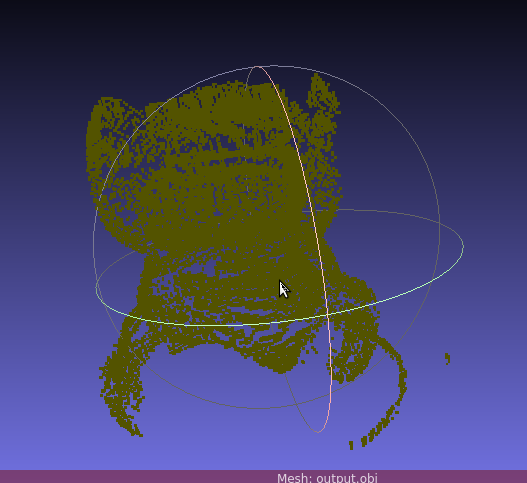
//> input picture Pruebas/prueba_campana.png, 527 x 483 px, given in place of img1.png, which was not available
$ ./codigo 3 Pruebas/prueba_campana.png 1   (built with g++ and OpenCV 4)
//> lines starting //> are read from the running program, lines starting //| are printed output that depends on the picture; after the words box and inside, x2 and y2 are one past the last pixel; in counts of white or black regions, pixels touching at a corner belong together; pictures that were not available may be replaced by others from this repository, and a replacement may not be noted
#include "opencv2/opencv.hpp"
#include "opencv2/opencv.hpp"
#include <sys/stat.h>
#include <dirent.h>
#include <stdio.h>
#include <iostream>
#include <vector>
#include <fstream>
#include <math.h>
#include <algorithm>

#define X first
#define Y second
#define show(X) cout << #X << " : " << X << endl;
#define PI 3.14159265
using namespace cv;
using namespace std;

typedef pair<float, float> point;
typedef vector<point> v_points;
typedef v_points VP;
vector<VP> VImg;
float rad, ang = 0;
string direccion_points;
int flag_ver_img = 0;
float angulo,mitad;

// escribir puntos en un fichero
void print_poits(v_points VP,int num_arch)
{
    int num_points = VP.size();
    string ruta = direccion_points+to_string(num_arch)+".txt";
    show(num_points);
    ofstream myfile;
    myfile.open(ruta);

    for (int i = 0; i < VP.size(); i++)
    {
        pair<float, float> p1;
        // ro = b/sin(theta)
        VP[i].first = (VP[i].first - mitad)/sin(angulo*PI/180);

        float rx = VP[i].first * cos(rad);
        float ry = VP[i].first * sin(rad);

		myfile << rx <<" "<< ry <<" "<< VP[i].second <<'\n';
    }

    myfile.close();
}

void load_images(string ruta, int num_arch)
{
//> called with ruta = "Pruebas/prueba_campana.png/img1.png", num_arch = 1
    int threshold = 800;
    Mat img = imread(ruta);
//> img is the input picture: 483 rows x 527 cols, CV_8UC3; mean B, G, R 96, 66.2, 67.7
    imshow("img", img); //imagen original

    Mat img_gray;
    cvtColor(img, img_gray, CV_BGR2GRAY);
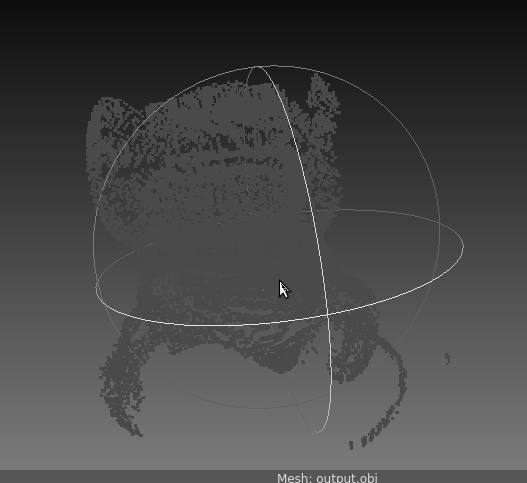
//> img_gray: 483 rows x 527 cols, CV_8UC1; min 0, max 254, mean 70.2
    Mat contornos;
    Canny(img_gray, contornos, threshold, threshold * 2, 5, true);
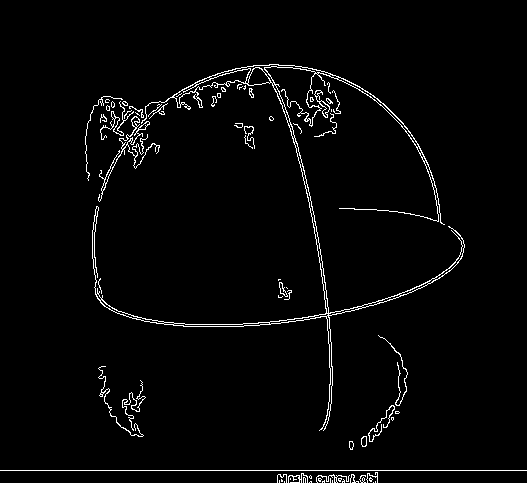
//> contornos: 483 rows x 527 cols, CV_8UC1; 2.5% white in thin lines or dots, all inside (x1, y1, x2, y2) = (0, 64, 527, 483)
    if(flag_ver_img)
        imshow("contornos", contornos);

    //2) obtener puntos de los contornos
    vector<vector<Point> > p_contornos;
    v_points VP;

    findContours(contornos, p_contornos, RETR_LIST, CV_CHAIN_APPROX_NONE); //CV_CHAIN_APPROX_SIMPLE);
//> p_contornos = 137 contours, 97 with area under 20; largest, box (x1, y1, x2, y2) and area: (92, 64, 465, 431) 3207, (173, 68, 251, 108) 528, (294, 141, 329, 314) 385, (209, 64, 331, 84) 343, (247, 67, 271, 86) 263

    //guardar puntos en un vector de puntos (VP)
    for (int i = 0; i < p_contornos.size(); i++)
    {
        for (int j = 0; j < p_contornos[i].size(); j++)
        {
            float xx = p_contornos[i][j].x;
            float yy = p_contornos[i][j].y;
            VP.push_back(point(xx, yy)); //y:filas x:columnas
        }
    }
//> this loop made 137 passes
//> after the loop, VP = 11074 pairs, first 12: [373, 482], [375, 481], [375, 482], [310, 481], [309, 482], [310, 481], [311, 482], [311, 481], [284, 481], [284, 482], [332, 480], [332, 481]
    VImg.push_back(VP);
//> VImg = 1 item
    if(flag_ver_img)
        waitKey(1e3);

    // [5 lines of commented-out code are left out]

}

void crea_dir(string name){
    const int dir_err = mkdir(name.c_str(), S_IRWXU | S_IRWXG | S_IROTH | S_IXOTH);
}

int main(int argc, char **argv)
{

    int num_imagenes = 0;
    angulo = 30;
    mitad = 315;
    string nom_carpeta;
    if (argc != 4)
        cout << "Uso: ./m  num_imgs  nom_carp  ver_no-ver\n";
    else{
        num_imagenes = atoi(argv[1]);
        nom_carpeta = argv[2];
        flag_ver_img = atoi(argv[3]);
    }

    string unir = nom_carpeta;
    std::string direccion = unir+"/img";
    direccion_points = unir+"_p/"+unir;

    crea_dir(unir+"_p");

    std::stringstream nameImgs;

    // Carga todas la imagenes en png
    for (int  i = 1; i <= num_imagenes ; i++){
        // rad = ang * PI/180;
        nameImgs << direccion << i << ".png";
        cout << "Ruta leida : " << nameImgs.str() << endl;

        load_images(nameImgs.str() ,i);
		nameImgs = std::stringstream();
    }
//> pass 2 of the loop `for (int  i = 1; i <= num_imagenes ; i++)`:
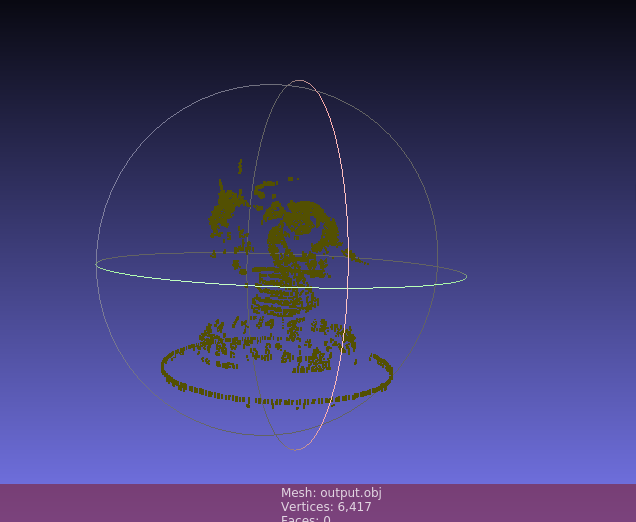
//> input picture Pruebas/prueba_oso.png, 636 x 522 px, given in place of img2.png, which was not available
//> in load_images, img is the input picture: 522 rows x 636 cols, CV_8UC3; mean B, G, R 114, 60.7, 64.9
//> in load_images (call 2), `cvtColor(img, img_gray, CV_BGR2GRAY);`:
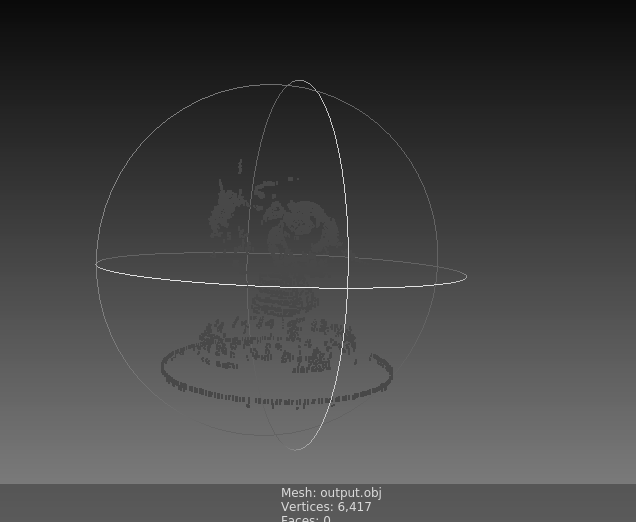
//> img_gray: 522 rows x 636 cols, CV_8UC1; min 10, max 233, mean 68
//> in load_images (call 2), `Canny(img_gray, contornos, threshold, threshold * 2, 5, true);`:
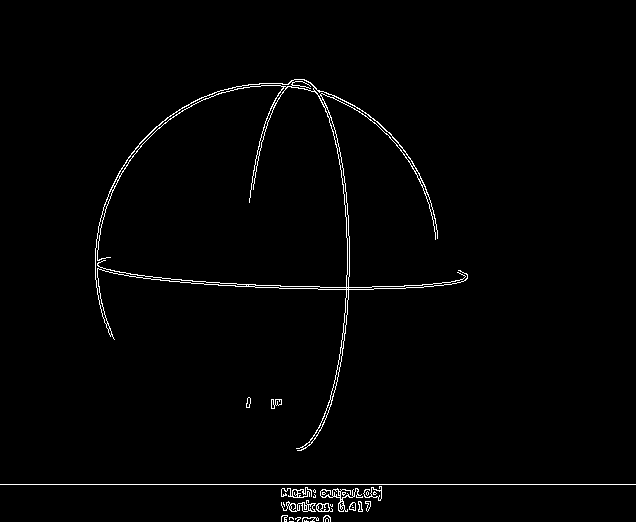
//> contornos: 522 rows x 636 cols, CV_8UC1; 1.4% white in thin lines or dots, all inside (x1, y1, x2, y2) = (0, 79, 636, 522)
//> p_contornos = 92 contours, 55 with area under 20; largest, box (x1, y1, x2, y2) and area: (95, 79, 468, 451) 43398, (95, 85, 348, 325) 40990, (118, 81, 293, 177) 457, (329, 117, 350, 288) 371, (333, 96, 414, 167) 234
//> the loop in load_images (call 2), `for (int i = 0; i < p_contornos.size(); i++)` made 92 passes
//> after the loop in load_images (call 2), `for (int i = 0; i < p_contornos.size(); i++)`: VP = 8653 pairs, first 12: [289, 521], [290, 521], [291, 521], [292, 521], [293, 521], [292, 521], [291, 521], [290, 521], [304, 520], [304, 521], [305, 521], [306, 521]
//> VImg = 2 items

    // Procesa la imagen y las guarda en archivos
    for (int  i = 1; i < num_imagenes ; i++){
        rad = ang * PI/180;

        cout << i << " : ";
        print_poits(VImg[i] ,i );
        ang = ang + 360.0 /num_imagenes;

    }
//> this loop made 2 passes
//> num_points in print_poits on passes 1 to 2: 8653, 8653
//> after the loop, ang = 240

}
